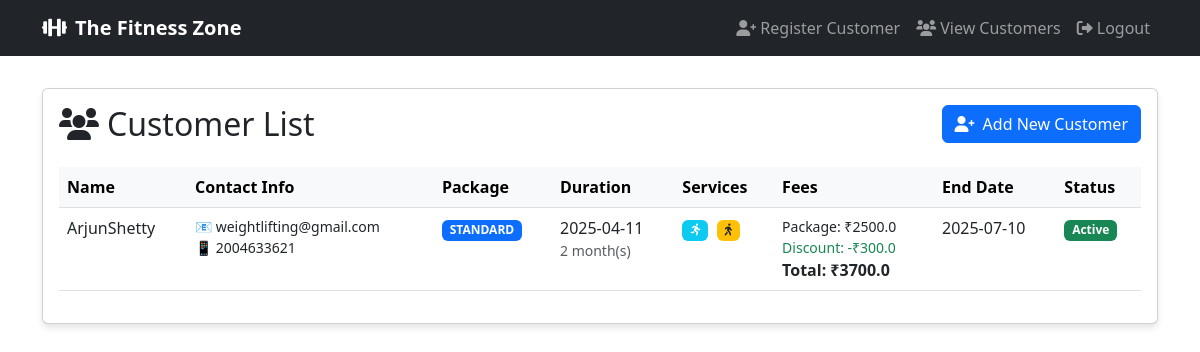
Screenshot of /view_customers (signed in) with the database file from the repository.
### app.py (models this page shows)
class Customer(db.Model):
    id = db.Column(db.Integer, primary_key=True)
    name = db.Column(db.String(100), nullable=False)
    email = db.Column(db.String(120), unique=True, nullable=False)
    phone = db.Column(db.String(20), nullable=False)
    join_date = db.Column(db.DateTime, default=datetime.utcnow)
    package_type = db.Column(db.String(20), nullable=False)  # basic, standard, premium, ultimate
    membership_end = db.Column(db.DateTime, nullable=False)
    has_cardio = db.Column(db.Boolean, default=False)
    has_personal_training = db.Column(db.Boolean, default=False)
    personal_training_type = db.Column(db.String(20), nullable=True)  # monthly, quarterly
    trainer_id = db.Column(db.Integer, db.ForeignKey('user.id'), nullable=True)
    notification_sent = db.Column(db.Boolean, default=False)
    admission_fee = db.Column(db.Float, nullable=True)
    package_fee = db.Column(db.Float, nullable=False)
    discount = db.Column(db.Float, nullable=True)
    total_amount = db.Column(db.Float, nullable=False)
    treadmill_access = db.Column(db.Boolean, default=False)

### app.py (the view)
@app.route('/view_customers')
@login_required
def view_customers():
    customers = Customer.query.all()
    return render_template('view_customers.html', customers=customers, now=datetime.utcnow())

### app.py (called while the page is built)
@login_manager.user_loader
def load_user(user_id):
    return User.query.get(int(user_id))

### templates/view_customers.html (shortened to what this page needs)
{% extends "base.html" %}
{% block content %}
<div class="card">
    <div class="card-body">
        <div class="d-flex justify-content-between align-items-center mb-4">
            <h2 class="card-title mb-0">
                <i class="fas fa-users me-2"></i>Customer List
            </h2>
            <a href="{{ url_for('register_customer') }}" class="btn btn-primary">
                <i class="fas fa-user-plus me-2"></i>Add New Customer
            </a>
        </div>
        <div class="table-responsive">
            <table class="table table-hover">
                <thead class="table-light">
                    <tr>
                        <th>Name</th>
                        <th>Contact Info</th>
                        <th>Package</th>
                        <th>Duration</th>
                        <th>Services</th>
                        <th>Fees</th>
                        <th>End Date</th>
                        <th>Status</th>
                    </tr>
                </thead>
                <tbody>
                    {% for customer in customers %}
                    <tr>
                        <td>{{ customer.name }}</td>
                        <td>
                            <small class="d-block">📧 {{ customer.email }}</small>
                            <small class="d-block">📱 {{ customer.phone }}</small>
                        </td>
                        <td>
                            <span class="badge bg-primary">
                                {{ customer.package_type|upper }}
                            </span>
                        </td>
                        <td>
                            {{ customer.join_date.strftime('%Y-%m-%d') }}
                            <small class="d-block text-muted">
                                {{ (customer.membership_end - customer.join_date).days // 30 }} month(s)
                            </small>
                        </td>
                        <td>
                            {% if customer.has_cardio %}
                                <span class="badge bg-info me-1" title="Cardio Training">
                                    <i class="fas fa-running"></i>
                                </span>
                            {% endif %}
                            {% if customer.treadmill_access %}
                                <span class="badge bg-warning text-dark" title="Treadmill Access">
                                    <i class="fas fa-walking"></i>
                                </span>
                            {% endif %}
                        </td>
                        <td>
                            <small class="d-block">Package: ₹{{ customer.package_fee }}</small>
                            {% if customer.discount %}
                                <small class="d-block text-success">Discount: -₹{{ customer.discount }}</small>
                            {% endif %}
                            <strong class="d-block">Total: ₹{{ customer.total_amount }}</strong>
                        </td>
                        <td>{{ customer.membership_end.strftime('%Y-%m-%d') }}</td>
                        <td>
                            {% set days_left = (customer.membership_end - now).days %}
                            {% if days_left < 0 %}
                                <span class="badge bg-danger">Expired</span>
                            {% elif days_left <= 7 %}
                                <span class="badge bg-warning text-dark">Expiring Soon</span>
                            {% else %}
                                <span class="badge bg-success">Active</span>
                            {% endif %}
                        </td>
                    </tr>
                    {% endfor %}
                </tbody>
            </table>
        </div>
    </div>
</div>
{% endblock %}

### templates/base.html (shortened to what this page needs)
<!DOCTYPE html>
<html lang="en">
<head>
    <link href="https://cdn.jsdelivr.net/npm/bootstrap@5.3.0/dist/css/bootstrap.min.css" rel="stylesheet">
    <link href="https://cdnjs.cloudflare.com/ajax/libs/font-awesome/6.0.0/css/all.min.css" rel="stylesheet">
</head>
<body>
    <nav class="navbar navbar-expand-lg navbar-dark bg-dark">
        <div class="container">
            <a class="navbar-brand" href="{{ url_for('index') }}">
                <i class="fas fa-dumbbell me-2"></i>The Fitness Zone
            </a>
            <div class="collapse navbar-collapse" id="navbarNav">
                <ul class="navbar-nav ms-auto">
                    {% if current_user.is_authenticated %}
                        <li class="nav-item">
                            <a class="nav-link" href="{{ url_for('register_customer') }}">
                                <i class="fas fa-user-plus me-1"></i>Register Customer
                            </a>
                        </li>
                        <li class="nav-item">
                            <a class="nav-link" href="{{ url_for('view_customers') }}">
                                <i class="fas fa-users me-1"></i>View Customers
                            </a>
                        </li>
                        <li class="nav-item">
                            <a class="nav-link" href="{{ url_for('logout') }}">
                                <i class="fas fa-sign-out-alt me-1"></i>Logout
                            </a>
                        </li>
                    {% else %}
                        <li class="nav-item">
                            <a class="nav-link" href="{{ url_for('login') }}">
                                <i class="fas fa-sign-in-alt me-1"></i>Login
                            </a>
                        </li>
                    {% endif %}
                </ul>
            </div>
        </div>
    </nav>
    <div class="container content">
        {% block content %}{% endblock %}
    </div>
</body>
</html>

### templates/base.html (style rules this page uses)
.navbar-brand { font-weight: bold; }
.content { margin-top: 2rem; }
.card { box-shadow: 0 4px 6px rgba(0, 0, 0, 0.1); }

### rows the page displays
Customer: name "ArjunShetty", email "weightlifting@gmail.com", phone "2004633621", package_type "STANDARD", join_date "2025-04-11", (customer.membership_end-customer.join_date).days//30 "2", has_cardio True (drawn), treadmill_access True (drawn), package_fee "2500.0", discount "300.0", total_amount "3700.0", membership_end "2025-07-10"
